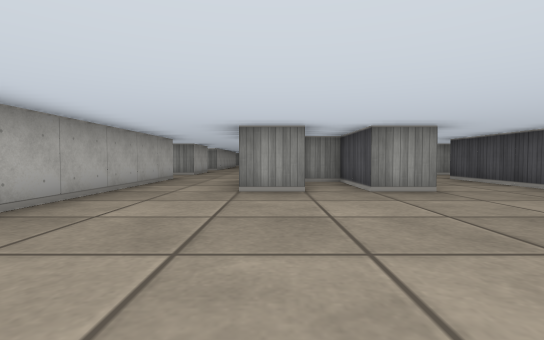
[1] (above)

24 first-person views from a walk through a cub3D ray-caster map. The camera is about half as high as the walls, tilts 2° down and sees 85° across. The floor is counted in squares. Each view is taken from the middle of a square. On the plan, view 1 faces up. The plan holds only what a view shows up to about 9 squares ahead; the rest is blank.

[2]
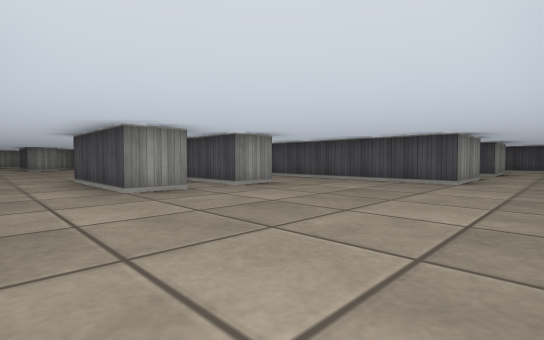

[3]
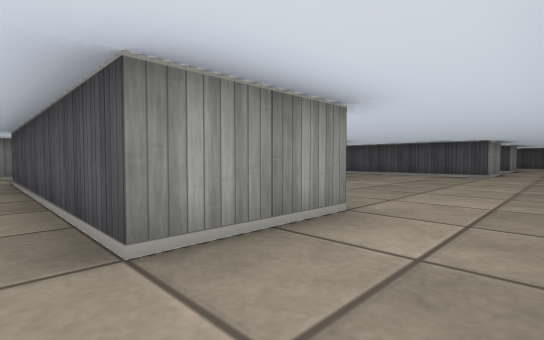

[4]
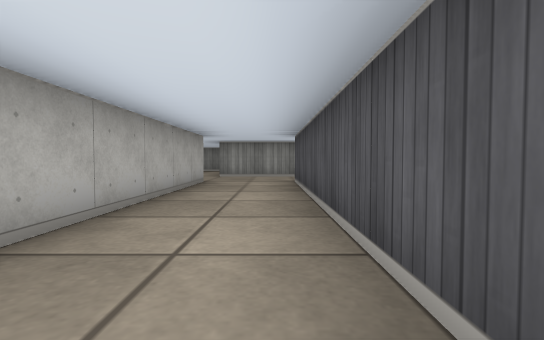

[5]
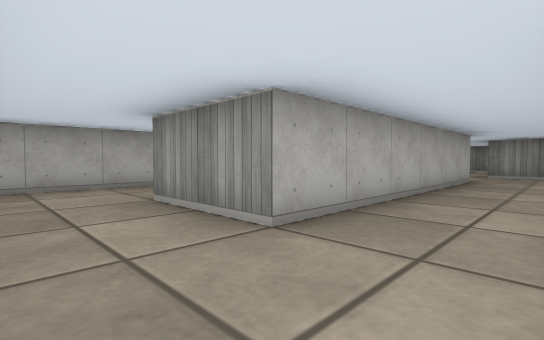

[6]
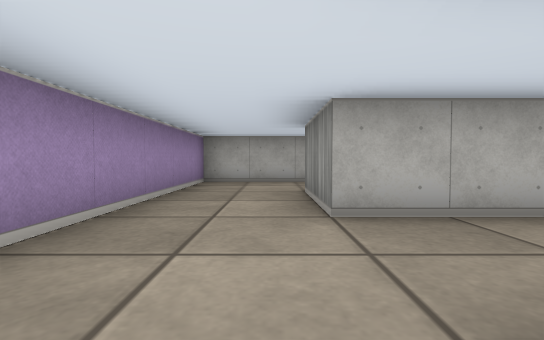

[7]
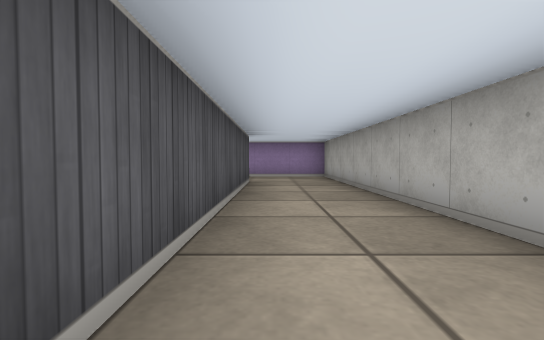

[8]
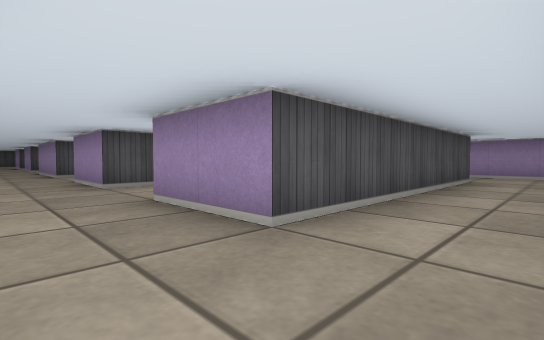

[9]
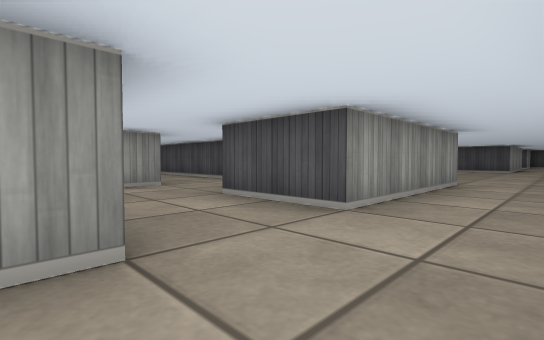

[10]
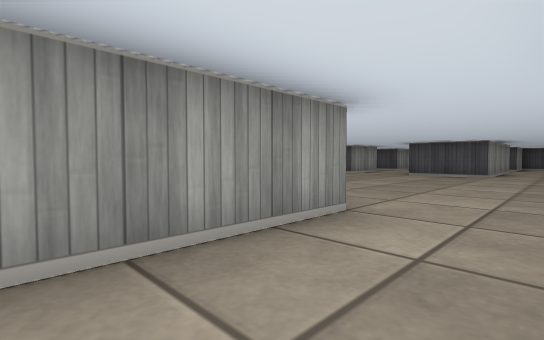

[11]
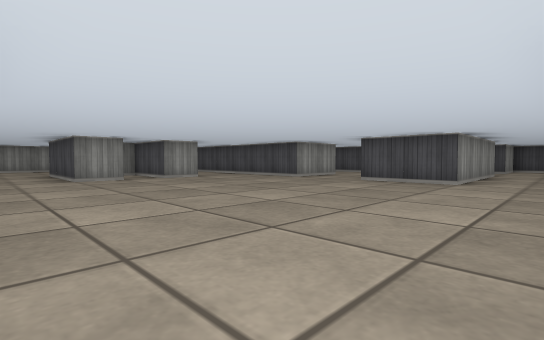

[12]
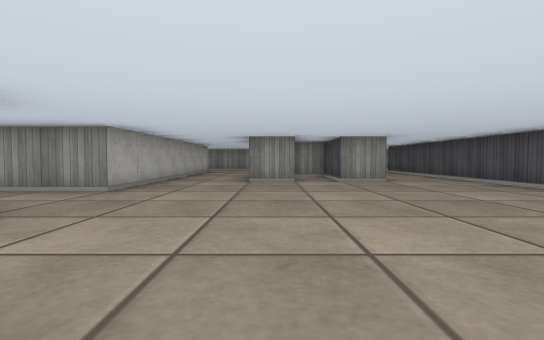

[13]
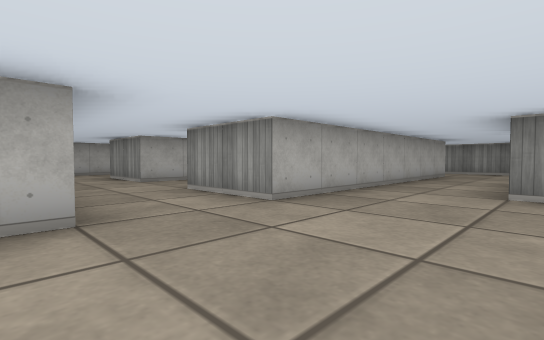

[14]
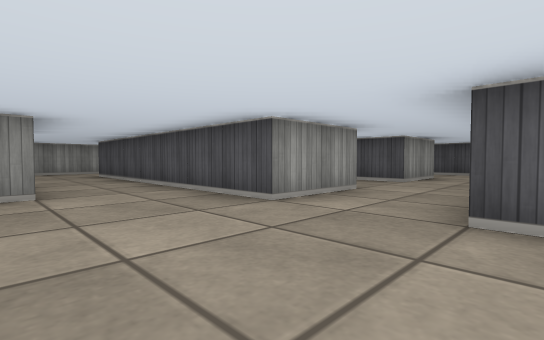

[15]
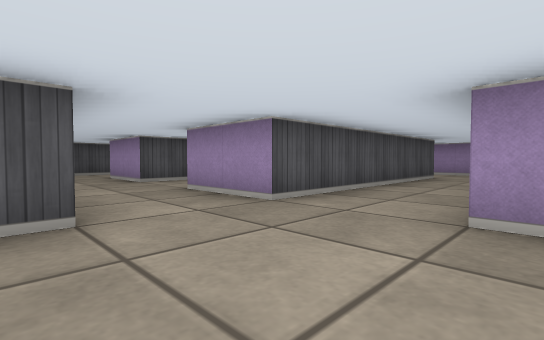

[16]
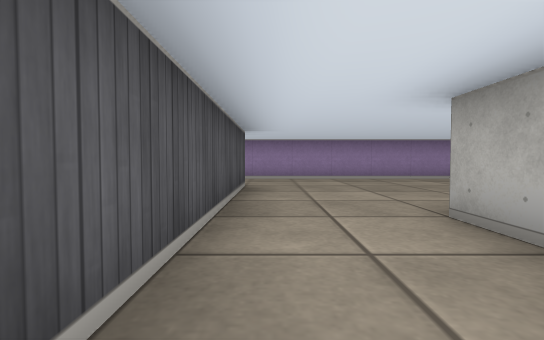

[17]
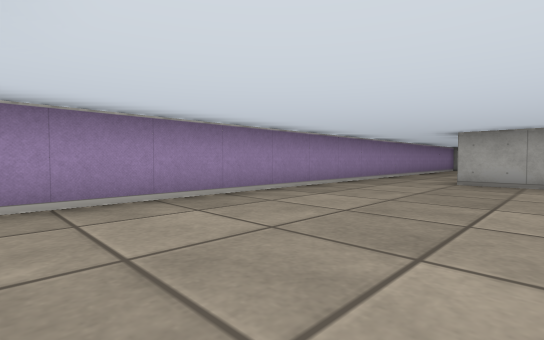

[18]
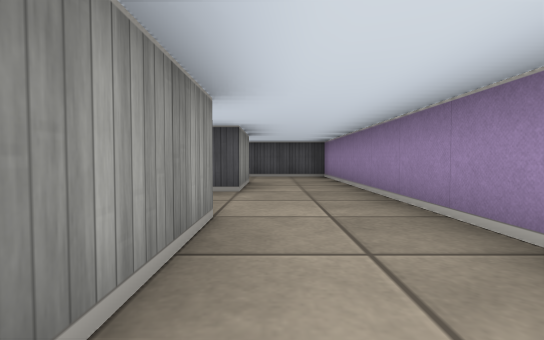

[19]
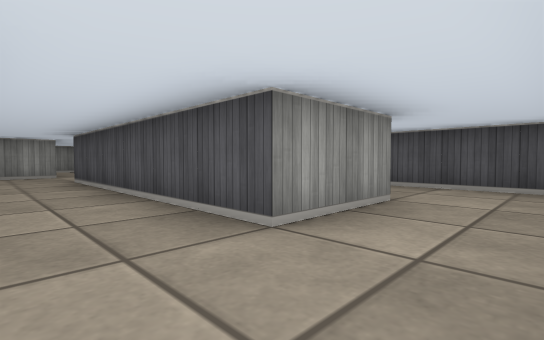

[20]
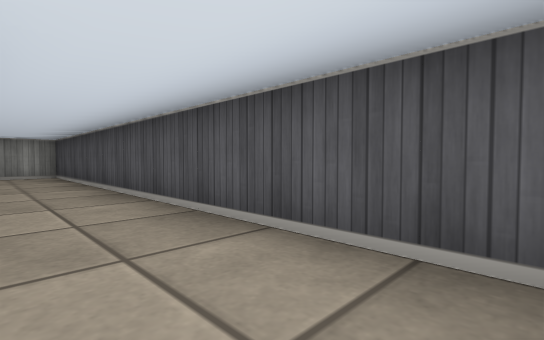

[21]
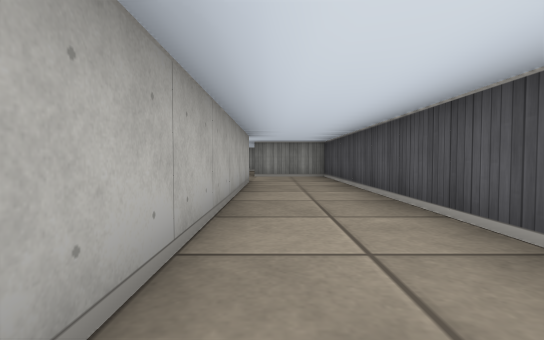

[22]
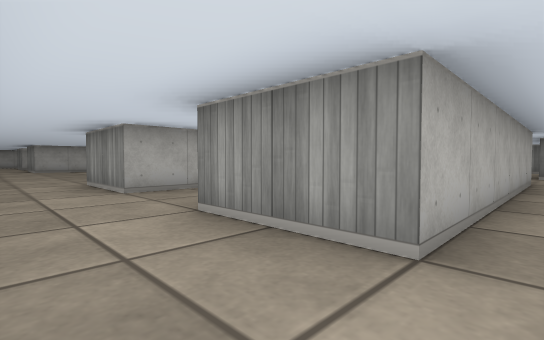

[23]
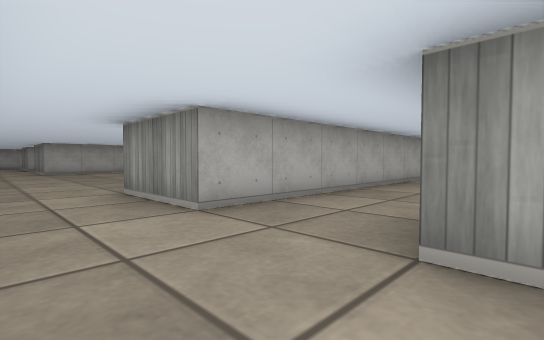

[24]
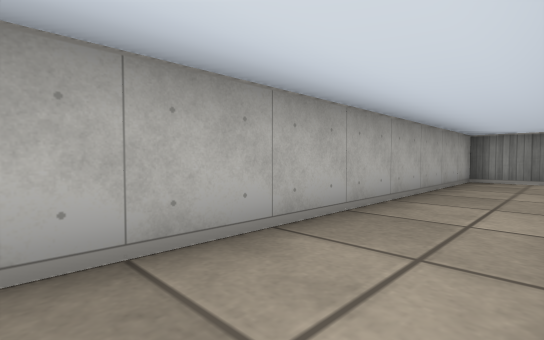

### Floor plan
Points are (right, up) in squares from view 1. A wall is a line through its corners. A room is listed if a view was taken in it or the views show most of it. See-through windows are left out.
Room 1 (views 1, 2, 6, 11, 16, 17, 18)
walls: (0.6, 4.5) (-0.5, 4.5) (-0.5, 7.5); (2.5, 5.4) (2.5, 4.5) (1.5, 4.5) (1.5, 6.5) (0.6, 6.5); (6.5, 1.5) (4.5, 1.5) (4.5, 7.5) (6.5, 7.5); (-2.4, 9.5) (-4.6, 9.5); (-4.5, 7.5) (-2.5, 7.5) (-2.5, 1.5) (-4.5, 1.5); (-4.5, -0.5) (6.5, -0.5); (6.4, 9.5) (4.5, 9.5)
ways out: opening at (-3.5, 0.5) to room 2; opening at (-3.5, 8.5) to room 2; opening at (-1.5, 7.5) to room 3; opening at (3.5, 7.5) to room 3; opening at (5.5, 0.5) to room 4; opening at (5.5, 8.5) to room 4
Room 2 (views 3, 4, 5, 7, 8, 9, 10, 24)
walls: (-8.5, 7.5) (-6.5, 7.5) (-6.5, 1.5) (-8.5, 1.5) (-8.5, 7.5); (-8.4, 9.5) (-10.5, 9.5) (-10.5, -0.5) (-4.5, -0.5); (-4.5, 1.5) (-4.5, 7.5); (-4.6, 9.5) (-6.5, 9.5) (-6.5, 11.5)
ways out: opening at (-3.5, 0.5) to room 1; opening at (-3.5, 8.5) to room 1; opening at (-7.5, 10.5)
Room 3 (views 12, 13, 14, 15)
walls: (0.6, 15.5) (-0.5, 15.5) (-0.5, 18.5); (2.6, 15.5) (1.5, 15.5) (1.5, 17.5) (0.6, 17.5); (-2.5, 11.6) (-2.5, 11); (4.5, 9.5) (4.5, 11.5); (6.5, 13.5) (4.5, 13.5) (4.5, 19.5); (-0.5, 7.5) (2.5, 7.5); (-2.5, 19.6) (-2.5, 13.5) (-4.5, 13.5)
ways out: opening at (-1.5, 7.5) to room 1; opening at (3.5, 7.5) to room 1; opening at (-3.5, 12.5); opening at (-1.5, 19); opening at (3.5, 18.5); opening at (5.5, 12.5)
Room 4 (views 19, 20, 21, 22, 23)
walls: (8.5, 7.5) (10.5, 7.5) (10.5, 1.5) (8.5, 1.5) (8.5, 7.5); (6.5, 7.5) (6.5, 1.5); (8.6, 9.5) (6.4, 9.5); (6.5, -0.5) (12.5, -0.5) (12.5, 9.5) (10.5, 9.5)
ways out: opening at (5.5, 0.5) to room 1; opening at (5.5, 8.5) to room 1; opening at (9.5, 10.5)

Positions as (right, up) in squares from view 1, and headings:
1: (0, 0), facing up
2: (-2, 0), facing up-right
3: (-5, 0), facing up-right
4: (-5, 1), facing up
5: (-5, 0), facing up-left
6: (-4, 1), facing left
7: (-9, 8), facing down
8: (-10, 9), facing down-right
9: (-9, 8), facing up-right
10: (-5, 8), facing up-right
11: (-2, 8), facing up-right
12: (0, 9), facing up
13: (0, 11), facing up-left
14: (2, 11), facing up-right
15: (2, 10), facing down-right
16: (4, 7), facing down
17: (4, 3), facing down-left
18: (4, 1), facing right
19: (7, 0), facing up-right
20: (11, 0), facing up-right
21: (11, 1), facing up
22: (11, 0), facing up-left
23: (9, 0), facing up-left
24: (-9, 2), facing up-left
